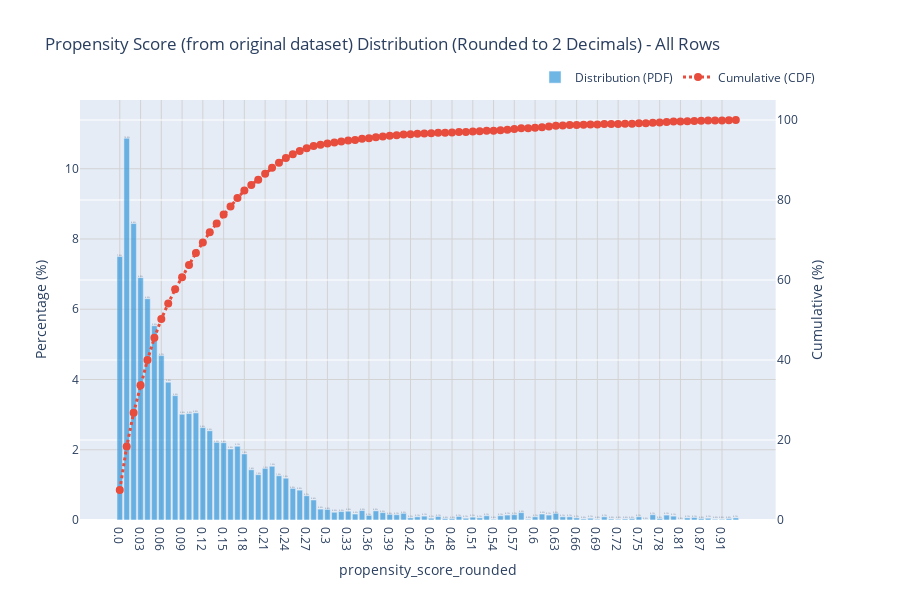

This figure's notebook cell:
### Markdown cell above
### Propensity Score Distribution - Rounded to 2 Decimals

To make the PDF/CDF readable and interpretable, we'll round propensity scores to 2 decimal places.
This allows us to see what propensity score value corresponds to a given cumulative percentage.

### Code cell
# Create a working dataframe with rounded propensity scores
propensity_rounded_df = log_df_readable.copy()

# Round propensity scores to 2 decimal places
propensity_rounded_df['propensity_score_rounded'] = propensity_rounded_df['propensity_score'].round(2)

# Show summary statistics
print("Propensity Score Summary (Rounded to 2 Decimals):")
print("="*60)
print(f"Original unique values: {log_df_readable['propensity_score'].nunique():,}")
print(f"Rounded unique values:  {propensity_rounded_df['propensity_score_rounded'].nunique():,}")
print(f"Total observations:     {len(propensity_rounded_df):,}")
print("="*60)

# Show some key statistics
print("\nKey Percentiles (Rounded Propensity Scores):")
for p in [10, 25, 50, 75, 90, 95, 99]:
    val = propensity_rounded_df['propensity_score_rounded'].quantile(p/100)
    print(f"  {p:2d}th percentile: {val:.2f} ({p}% of rows have propensity score ≤ {val:.2f})")

print("="*60)

# Plot the PDF and CDF of rounded propensity scores using our reusable function
plot_distribution_with_cdf(
    data=propensity_rounded_df,
    column_name='propensity_score_rounded',
    title='Propensity Score (from original dataset) Distribution (Rounded to 2 Decimals) - All Rows',
    sort_by='value',  # Sort by propensity score value
    height=600
)

### Figure 1 — Plotly figure (JSON) as saved in the notebook; plotly's stock layout.template omitted (floating-point values rounded to 4 significant figures)
{"data": [{"customdata": [[750], [1087], [844], [690], [630], [553], [468], [392], [354], [301], [303], [305], [263], [254], [221], [220], [202], [210], [188], [143], [129], [147], [153], [126], [119], [90], [85], [69], [57], [31], [30], [22], [24], [25], [17], [27], [13], [26], [21], [16], [15], [19], [6], [9], [11], [5], [10], [4], [4], [10], [5], [8], [6], [12], [2], [12], [14], [15], [21], [2], [9], [17], [14], [19], [9], [9], [6], [3], [5], [2], [9], [3], [2], [3], [4], [9], [1], [15], [4], [14], [11], [1], [6], [7], [4], [5], [2], [2], [4], [6]], "hovertemplate": "<b>%{x}</b><br>Count: %{customdata[0]:,}<br>Percentage: %{y:.2f}%<br><extra></extra>", "marker": {"color": "#3498db"}, "name": "Distribution (PDF)", "opacity": 0.7, "text": [7.5, 10.87, 8.44, 6.9, 6.3, 5.53, 4.68, 3.92, 3.54, 3.01, 3.03, 3.05, 2.63, 2.54, 2.21, 2.2, 2.02, 2.1, 1.88, 1.43, 1.29, 1.47, 1.53, 1.26, 1.19, 0.9, 0.85, 0.69, 0.57, 0.31, 0.3, 0.22, 0.24, 0.25, 0.17, 0.27, 0.13, 0.26, 0.21, 0.16, 0.15, 0.19, 0.06, 0.09, 0.11, 0.05, 0.1, 0.04, 0.04, 0.1, 0.05, 0.08, 0.06, 0.12, 0.02, 0.12, 0.14, 0.15, 0.21, 0.02, 0.09, 0.17, 0.14, 0.19, 0.09, 0.09, 0.06, 0.03, 0.05, 0.02, 0.09, 0.03, 0.02, 0.03, 0.04, 0.09, 0.01, 0.15, 0.04, 0.14, 0.11, 0.01, 0.06, 0.07, 0.04, 0.05, 0.02, 0.02, 0.04, 0.06], "textposition": "outside", "texttemplate": "%{text:.1f}%", "type": "bar", "x": ["0.0", "0.01", "0.02", "0.03", "0.04", "0.05", "0.06", "0.07", "0.08", "0.09", "0.1", "0.11", "0.12", "0.13", "0.14", "0.15", "0.16", "0.17", "0.18", "0.19", "0.2", "0.21", "0.22", "0.23", "0.24", "0.25", "0.26", "0.27", "0.28", "0.29", "0.3", "0.31", "0.32", "0.33", "0.34", "0.35", "0.36", "0.37", "0.38", "0.39", "0.4", "0.41", "0.42", "0.43", "0.44", "0.45", "0.46", "0.47", "0.48", "0.49", "0.5", "0.51", "0.52", "0.53", "0.54", "0.55", "0.56", "0.57", "0.58", "0.59", "0.6", "0.61", "0.62", "0.63", "0.64", "0.65", "0.66", "0.67", "0.68", "0.69", "0.7", "0.71", "0.72", "0.73", "0.74", "0.75", "0.76", "0.77", "0.78", "0.79", "0.8", "0.81", "0.82", "0.85", "0.87", "0.89", "0.9", "0.91", "0.92", "0.95"], "xaxis": "x", "y": [7.5, 10.87, 8.44, 6.9, 6.3, 5.53, 4.68, 3.92, 3.54, 3.01, 3.03, 3.05, 2.63, 2.54, 2.21, 2.2, 2.02, 2.1, 1.88, 1.43, 1.29, 1.47, 1.53, 1.26, 1.19, 0.9, 0.85, 0.69, 0.57, 0.31, 0.3, 0.22, 0.24, 0.25, 0.17, 0.27, 0.13, 0.26, 0.21, 0.16, 0.15, 0.19, 0.06, 0.09, 0.11, 0.05, 0.1, 0.04, 0.04, 0.1, 0.05, 0.08, 0.06, 0.12, 0.02, 0.12, 0.14, 0.15, 0.21, 0.02, 0.09, 0.17, 0.14, 0.19, 0.09, 0.09, 0.06, 0.03, 0.05, 0.02, 0.09, 0.03, 0.02, 0.03, 0.04, 0.09, 0.01, 0.15, 0.04, 0.14, 0.11, 0.01, 0.06, 0.07, 0.04, 0.05, 0.02, 0.02, 0.04, 0.06], "yaxis": "y"}, {"hovertemplate": "<b>%{x}</b><br>Cumulative: %{y:.2f}%<br><extra></extra>", "line": {"color": "#e74c3c", "dash": "dot", "width": 3}, "marker": {"size": 8, "symbol": "circle"}, "mode": "lines+markers", "name": "Cumulative (CDF)", "type": "scatter", "x": ["0.0", "0.01", "0.02", "0.03", "0.04", "0.05", "0.06", "0.07", "0.08", "0.09", "0.1", "0.11", "0.12", "0.13", "0.14", "0.15", "0.16", "0.17", "0.18", "0.19", "0.2", "0.21", "0.22", "0.23", "0.24", "0.25", "0.26", "0.27", "0.28", "0.29", "0.3", "0.31", "0.32", "0.33", "0.34", "0.35", "0.36", "0.37", "0.38", "0.39", "0.4", "0.41", "0.42", "0.43", "0.44", "0.45", "0.46", "0.47", "0.48", "0.49", "0.5", "0.51", "0.52", "0.53", "0.54", "0.55", "0.56", "0.57", "0.58", "0.59", "0.6", "0.61", "0.62", "0.63", "0.64", "0.65", "0.66", "0.67", "0.68", "0.69", "0.7", "0.71", "0.72", "0.73", "0.74", "0.75", "0.76", "0.77", "0.78", "0.79", "0.8", "0.81", "0.82", "0.85", "0.87", "0.89", "0.9", "0.91", "0.92", "0.95"], "xaxis": "x", "y": [7.5, 18.37, 26.81, 33.71, 40.01, 45.54, 50.22, 54.14, 57.68, 60.69, 63.72, 66.77, 69.4, 71.94, 74.15, 76.35, 78.37, 80.47, 82.35, 83.78, 85.07, 86.54, 88.07, 89.33, 90.52, 91.42, 92.27, 92.96, 93.53, 93.84, 94.14, 94.36, 94.6, 94.85, 95.02, 95.29, 95.42, 95.68, 95.89, 96.05, 96.2, 96.39, 96.45, 96.54, 96.65, 96.7, 96.8, 96.84, 96.88, 96.98, 97.03, 97.11, 97.17, 97.29, 97.31, 97.43, 97.57, 97.72, 97.93, 97.95, 98.04, 98.21, 98.35, 98.54, 98.63, 98.72, 98.78, 98.81, 98.86, 98.88, 98.97, 99.0, 99.02, 99.05, 99.09, 99.18, 99.19, 99.34, 99.38, 99.52, 99.63, 99.64, 99.7, 99.77, 99.81, 99.86, 99.88, 99.9, 99.94, 100.0], "yaxis": "y2"}], "layout": {"height": 600, "hovermode": "x unified", "legend": {"orientation": "h", "x": 1, "xanchor": "right", "y": 1.02, "yanchor": "bottom"}, "showlegend": true, "title": {"text": "Propensity Score (from original dataset) Distribution (Rounded to 2 Decimals) - All Rows"}, "xaxis": {"anchor": "y", "domain": [0, 0.94], "gridcolor": "lightgray", "gridwidth": 1, "showgrid": true, "title": {"text": "propensity_score_rounded"}}, "yaxis": {"anchor": "x", "domain": [0, 1], "gridcolor": "lightgray", "gridwidth": 1, "range": [0, 11.96], "showgrid": true, "title": {"text": "Percentage (%)"}}, "yaxis2": {"anchor": "x", "overlaying": "y", "range": [0, 105], "side": "right", "title": {"text": "Cumulative (%)"}}}}
